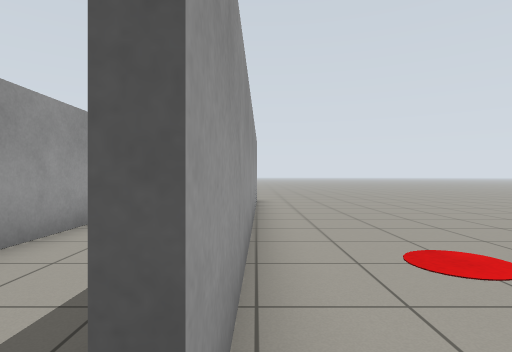
View 1 (above)

12 first-person views from a walk through a world built for the Gazebo simulator. The camera is 0.86 m above the floor, looks level and sees 80° across. The floor is counted in squares, 1 m on a side. Each view is taken from the middle of a square. On the plan, view 1 faces up. The plan holds only what a view shows up to about 11 squares ahead; the rest is blank.

View 2
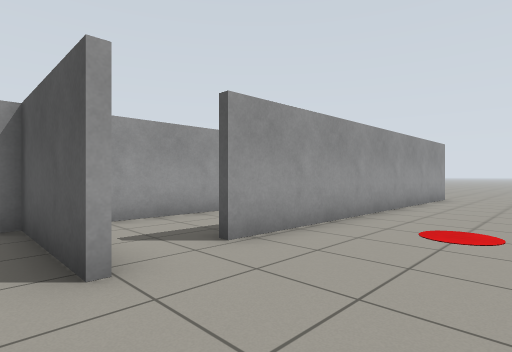

View 3
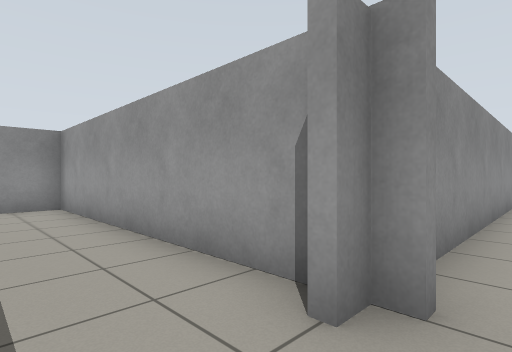

View 4
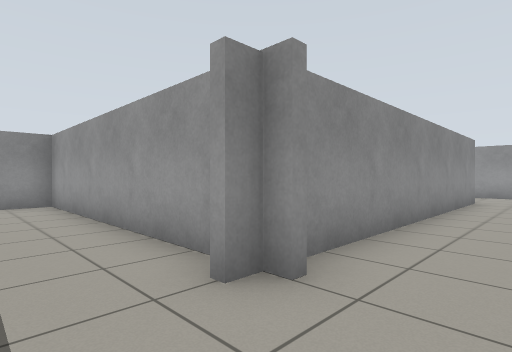

View 5
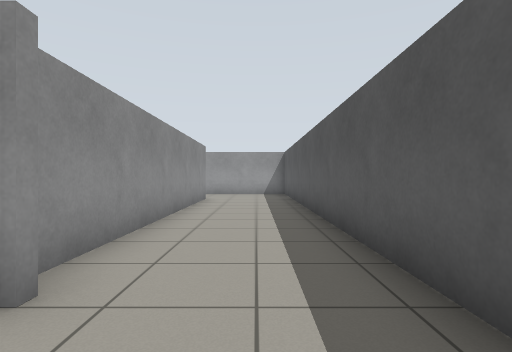

View 6
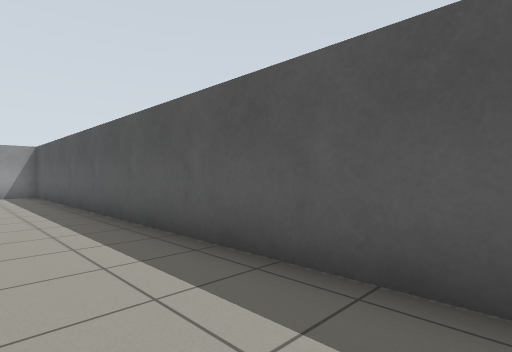

View 7
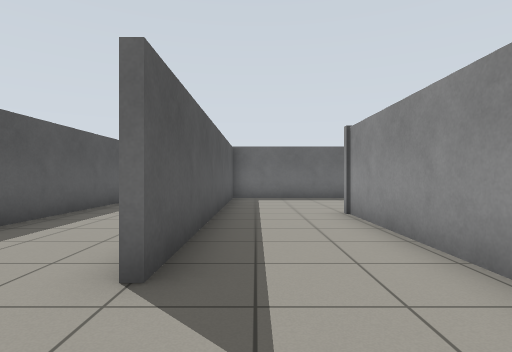

View 8
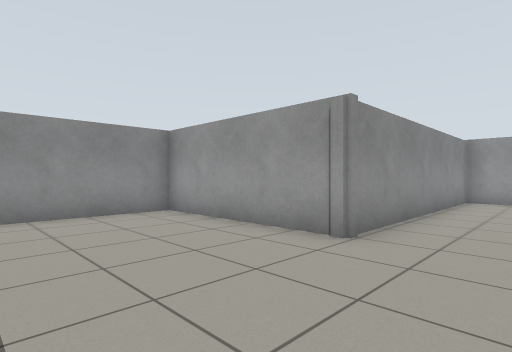

View 9
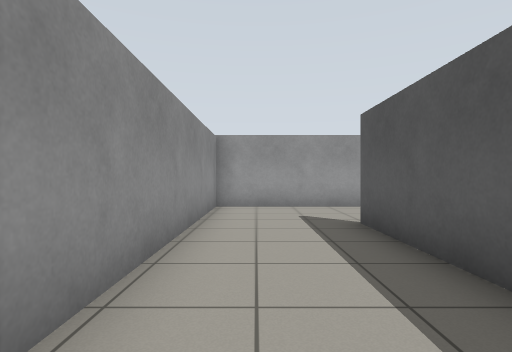

View 10
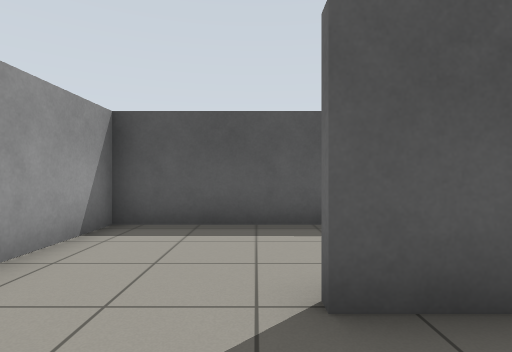

View 11
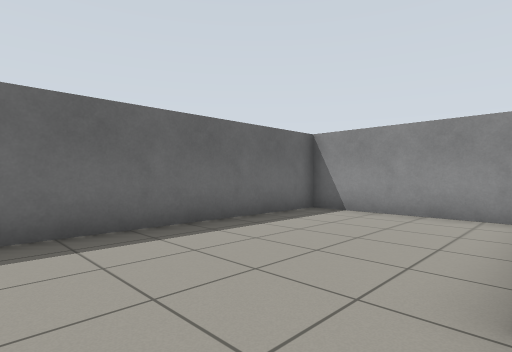

View 12
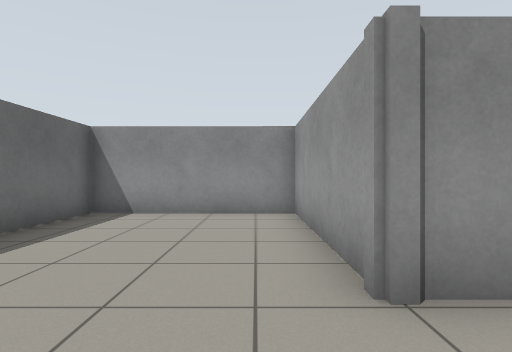

### Floor plan
Points are (right, up) in squares from view 1. A wall is a line through its corners. A room is listed if a view was taken in it or the views show most of it. See-through windows are left out.
Room 1 (views 1, 3, 4, 5, 6, 7, 8, 9, 10, 11, 12)
walls: (-4.3, 6.9) (-12.6, 6.9); (-3, 6.6) (-3, -1.5); (-3, 7.5) (-3, 7.1) (-2.5, 7.1); (-12.5, 7.1) (-3.6, 7.1); (-3, -1) (-1.7, -1); (-3.2, -1.2) (-3.2, 5.6); (-1.1, 10.3) (-15.5, 10.4) (-15.5, 3.9) (-7.9, 3.9) (-7.9, -1) (-3.2, -1)
ways out: opening at (0, 0) to room 2
Room 2 (view 2)
walls: (0, 10.5) (-0.1, 0.5); (0.4, -1.2) (-3.2, -1.2)
ways out: opening at (0, 0) to room 1

Positions as (right, up) in squares from view 1, and headings:
1: (0, 0), facing up
2: (3, -2), facing up-left
3: (-1, 8), facing down-left
4: (-1, 9), facing down-left
5: (-1, 9), facing left
6: (-1, 8), facing up-left
7: (-15, 6), facing right
8: (-4, 6), facing down-left
9: (-7, 5), facing left
10: (-13, 5), facing up
11: (-8, 6), facing down-right
12: (-7, 6), facing down
